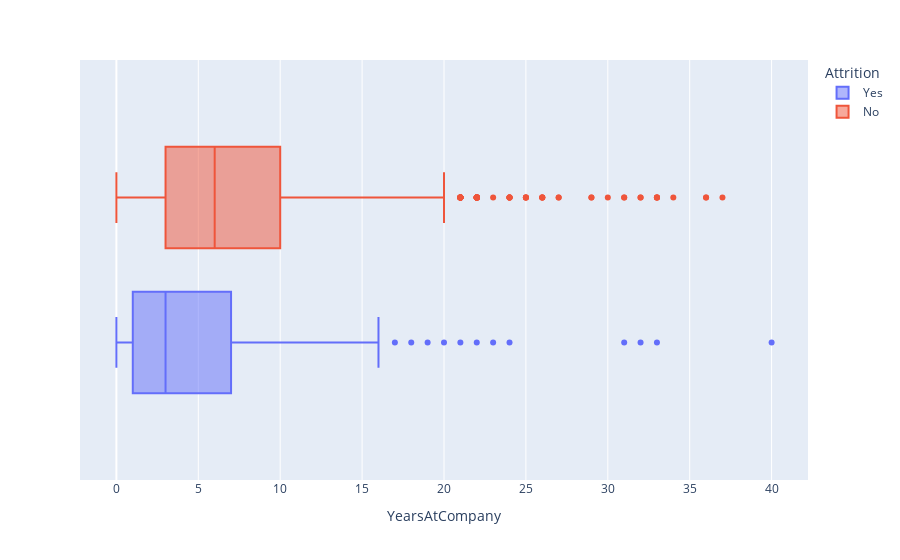

The notebook cell this image was saved under:
### Markdown cell above
From the boxplots, there is a general trend where people with lower salaries than others with the same education level are likely to quit their jobs.

### Code cell
fig = px.box(employee_data, x = "YearsAtCompany", color = "Attrition")
fig.show()

### Figure 1 — Plotly figure (JSON) as saved in the notebook; plotly's stock layout.template omitted (floating-point values rounded to 4 significant figures; data arrays with more than 128 entries replaced by an {"elided": "..."} marker saying what was removed)
{"data": [{"alignmentgroup": "True", "hovertemplate": "Attrition=Yes<br>YearsAtCompany=%{x}<extra></extra>", "legendgroup": "Yes", "marker": {"color": "#636efa"}, "name": "Yes", "notched": false, "offsetgroup": "Yes", "orientation": "h", "showlegend": true, "type": "box", "x": {"elided": "237 int values"}, "x0": " ", "xaxis": "x", "y0": " ", "yaxis": "y"}, {"alignmentgroup": "True", "hovertemplate": "Attrition=No<br>YearsAtCompany=%{x}<extra></extra>", "legendgroup": "No", "marker": {"color": "#EF553B"}, "name": "No", "notched": false, "offsetgroup": "No", "orientation": "h", "showlegend": true, "type": "box", "x": {"elided": "1233 int values"}, "x0": " ", "xaxis": "x", "y0": " ", "yaxis": "y"}], "layout": {"boxmode": "group", "legend": {"title": {"text": "Attrition"}, "tracegroupgap": 0}, "margin": {"t": 60}, "xaxis": {"anchor": "y", "domain": [0, 1], "title": {"text": "YearsAtCompany"}}, "yaxis": {"anchor": "x", "domain": [0, 1]}}}
